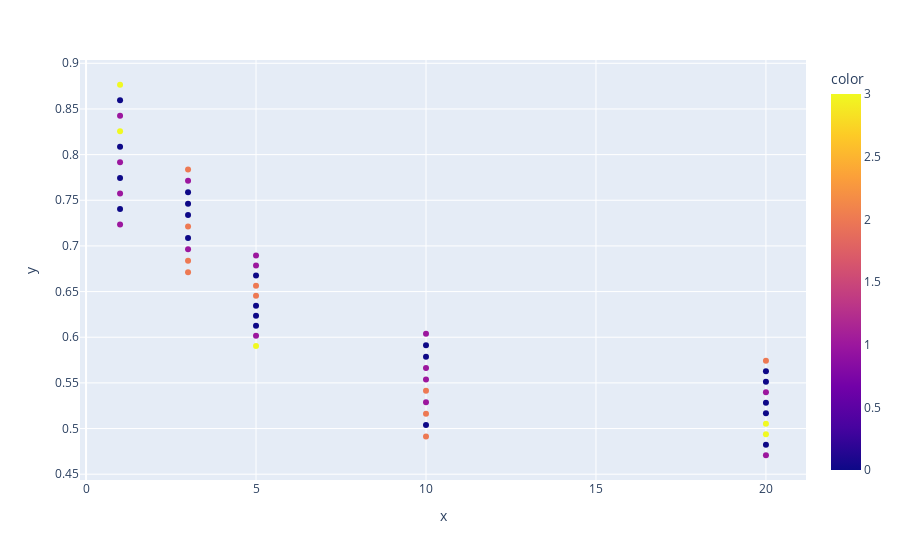

The code cell stored with this chart in its notebook:
### Code cell
from qibocal.calibrations.niGSC.standardrb import *
from qibocal.calibrations.niGSC.basics.noisemodels import PauliErrorOnAll
from qibocal.protocols.characterization.RB.utils import extract_from_data
import plotly.graph_objects as go
import plotly.express as px
import pandas as pd
from qibocal.protocols.characterization.RB.result import DecayResult
noise_model = PauliErrorOnAll()
niter = 10
nshots = 200
f = ModuleFactory(1, [1,3,5,10, 20]*niter, [0])
data_list = []

# Execute
for c in f:
    depth = (c.depth - 2) if c.depth > 1 else 0
    if noise_model is not None:
        c = noise_model.apply(c)
    samples = c.execute(nshots=nshots).samples()
    data_list.append({'depth': depth, 'samples': samples})

# Aggregate
for element in data_list:
    element['p0'] = 1-np.mean(element['samples'])
df_data = pd.DataFrame(data_list)

# Histogram
m, p0 = extract_from_data(df_data, 'p0', 'depth')
p0_r = p0.reshape(-1, niter)
counts_list, bins_list = [], []
for data in p0_r:
    counts, bins = np.histogram(data, bins=10)
    counts_list.append(counts)
    bins_list.append(bins)

result = DecayResult(*extract_from_data(df_data, 'p0', 'depth', 'mean'), hists=(counts_list, bins_list))

# bins_array = np.array(bins_list)

# bins_array = bins_array[::,:-1] + (np.array(bins_array[::,1] - bins_array[::,0]).reshape(-1,1))/2
# # plt.scatter(depth, bins_array, c=counts_list, cmap= plt.get_cmap('RdPu'), marker='_', linewidths=5, s=150)
# fig = px.scatter(
#         x=np.repeat(result.m, bins_array.shape[-1]),
#         y=bins_array.flatten(),
#         color = np.array(counts_list).flatten(),
# )
# fig.show()

# fig = px.scatter(
#     x = m,
#     y = p0
# )
# fig.show()
result._fit()

result._plot()

# print(df_data.groupby('depth').agg(np.mean))#agg('mean'))
# print(df_data['samples'].mean(axis=0))
# print(extract_from_data(df_data, 'samples'))

# depth = depth.reshape(-1, niter)
# y = y.reshape(-1, niter)

# counts_list, bins_list = [], []
# for data in y:
#     counts, bins = np.histogram(data, bins=10)
#     counts_list.append(counts)
#     bins_list.append(bins)
# bins_array = np.array(bins_list)
# print(bins_array[::,:-1])
# print(bins_array[::,1] - bins_array[::,0])
# bins_array = bins_array[::,:-1] + (np.array(bins_array[::,1] - bins_array[::,0]).reshape(-1,1))/2
# plt.scatter(depth, bins_array, c=counts_list, cmap= plt.get_cmap('RdPu'), marker='_', linewidths=5, s=150)
# fig = go.Figure()
# fig = px.scatter(
#         x=depth.flatten(),
#         y=bins_array.flatten(),
#         color = np.array(counts_list).flatten(),
#         # line=dict(color="#aa6464"),
#         # mode="markers",
#         # name="average",
# )
# fig.show()

### Figure 1 — Plotly figure (JSON) as saved in the notebook; plotly's stock layout.template omitted (floating-point values rounded to 4 significant figures)
{"data": [{"hovertemplate": "x=%{x}<br>y=%{y}<br>color=%{marker.color}<extra></extra>", "legendgroup": "", "marker": {"color": [1, 0, 1, 0, 1, 0, 3, 1, 0, 3, 2, 2, 1, 0, 2, 0, 0, 0, 1, 2, 3, 1, 0, 0, 0, 2, 2, 0, 1, 1, 2, 0, 2, 1, 2, 1, 1, 0, 0, 1, 1, 0, 3, 3, 0, 0, 1, 0, 0, 2], "coloraxis": "coloraxis", "symbol": "circle"}, "mode": "markers", "name": "", "orientation": "v", "showlegend": false, "type": "scatter", "x": [1, 1, 1, 1, 1, 1, 1, 1, 1, 1, 3, 3, 3, 3, 3, 3, 3, 3, 3, 3, 5, 5, 5, 5, 5, 5, 5, 5, 5, 5, 10, 10, 10, 10, 10, 10, 10, 10, 10, 10, 20, 20, 20, 20, 20, 20, 20, 20, 20, 20], "xaxis": "x", "y": [0.7235, 0.7405, 0.7575, 0.7745, 0.7915, 0.8085, 0.8255, 0.8425, 0.8595, 0.8765, 0.6713, 0.6837, 0.6963, 0.7087, 0.7213, 0.7338, 0.7462, 0.7588, 0.7712, 0.7838, 0.5905, 0.6015, 0.6125, 0.6235, 0.6345, 0.6455, 0.6565, 0.6675, 0.6785, 0.6895, 0.4912, 0.5038, 0.5162, 0.5287, 0.5413, 0.5537, 0.5663, 0.5787, 0.5912, 0.6038, 0.4708, 0.4822, 0.4938, 0.5052, 0.5168, 0.5282, 0.5398, 0.5513, 0.5628, 0.5743], "yaxis": "y"}], "layout": {"coloraxis": {"colorbar": {"title": {"text": "color"}}, "colorscale": [[0, "#0d0887"], [0.1111, "#46039f"], [0.2222, "#7201a8"], [0.3333, "#9c179e"], [0.4444, "#bd3786"], [0.5556, "#d8576b"], [0.6667, "#ed7953"], [0.7778, "#fb9f3a"], [0.8889, "#fdca26"], [1, "#f0f921"]]}, "legend": {"tracegroupgap": 0}, "margin": {"t": 60}, "xaxis": {"anchor": "y", "domain": [0, 1], "title": {"text": "x"}}, "yaxis": {"anchor": "x", "domain": [0, 1], "title": {"text": "y"}}}}
